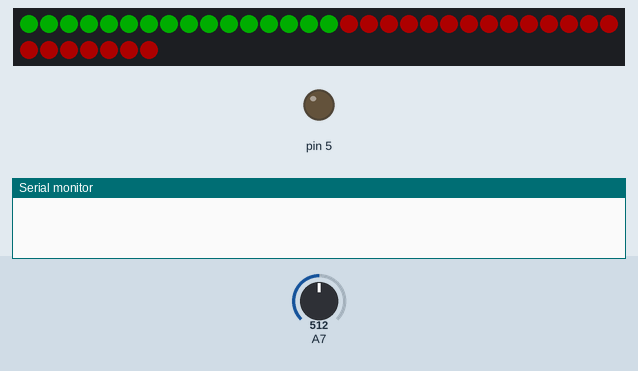
Recording of a sketch running on a simulated Arduino Nano, built with avr-gcc and run on an emulated ATmega328P. Parts: 37 RGB LEDs in strip order, left to right, continuing on the next row, output pins drawn as LEDs (lit = HIGH), the last lines printed to the serial monitor. The test bench sets the inputs (shaded band); at power-on: A7 = 512. Dim RGB values are drawn brighter than linear; the strip is taken to match the declared colour order.

Above: at 0.7 s.
At 5.45 s:
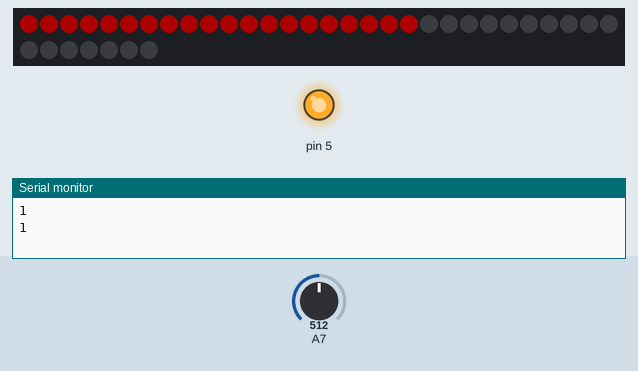
At 6.29 s:
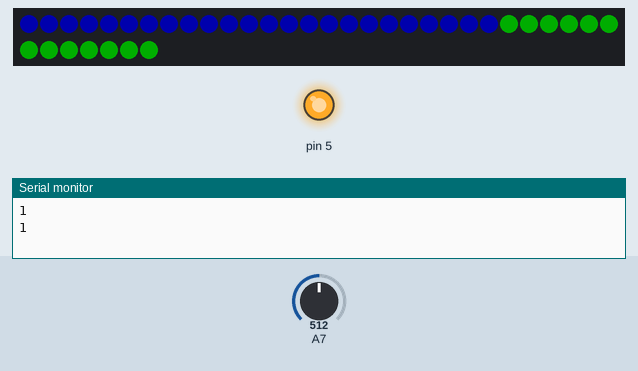
At 39.72 s:
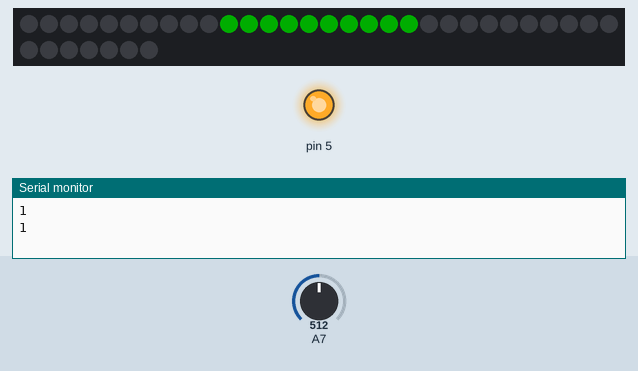
Timing chart, 0 to 40.0 s (numbered marks = the images above):
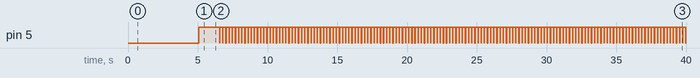

The sketch:

laser_detector.ino
```cpp
int BG_level = 0;

int AchtergrondLicht = 0;
int LaserActief = 0;
int verschil;


//neopixel

#include <Adafruit_NeoPixel.h>

#define LED_PIN 7
#define LED_COUNT 37
#define BRIGHTNESS 50  // NeoPixel brightness, 0 (min) to 255 (max)
Adafruit_NeoPixel strip(LED_COUNT, LED_PIN, NEO_RGB + NEO_KHZ800);

uint32_t color;

int knipper = 0;
int vertraging = 0;
int verveel_level;

uint32_t ikverveelme = millis();


/*************************************
************   SETUP  ****************
*************************************/


void setup() {
  Serial.begin(9600);


  strip.begin();  // INITIALIZE NeoPixel strip object (REQUIRED)
  strip.show();
  strip.setBrightness(BRIGHTNESS);

  color = strip.Color(255, 0, 0);
  //Serial.println(color);
  for (int i = 0; i < LED_COUNT; i++) {
    strip.setPixelColor(i, color);
    strip.show();
    delay(10);
  }

  color = strip.Color(0, 255, 0);
  //Serial.println(color);
  for (int i = 0; i < LED_COUNT; i++) {
    strip.setPixelColor(i, color);
    strip.show();
    delay(10);
  }
  color = strip.Color(0, 0, 255);
  //Serial.println(color);
  for (int i = 0; i < LED_COUNT; i++) {
    strip.setPixelColor(i, color);
    strip.show();
    delay(10);
  }

  for (int i = 0; i < LED_COUNT; i++) {
    strip.setPixelColor(i, 0);
    strip.show();
    delay(100);
  }


  pinMode(5, OUTPUT);
  digitalWrite(5, HIGH);
}


void effects(int effect) {

  /*
    for (int i=0; i<(LED_COUNT*3); i++ ) {

    strip.getPixelColor((i+1) % LED_COUNT);


    }
  */

  color = strip.Color(255, 0, 0);
  //Serial.println(color);
  for (int i = 0; i < LED_COUNT; i++) {
    strip.setPixelColor(i, color);
    strip.show();
    delay(10);
  }

  color = strip.Color(0, 255, 0);
  //Serial.println(color);
  for (int i = 0; i < LED_COUNT; i++) {
    strip.setPixelColor(i, color);
    strip.show();
    delay(10);
  }
  color = strip.Color(0, 0, 255);
  //Serial.println(color);
  for (int i = 0; i < LED_COUNT; i++) {
    strip.setPixelColor(i, color);
    strip.show();
    delay(10);
  }

  strip.clear();
  strip.show();
}


/*

int ledwrap(int lednr) {
  if (lednr < 0) return lednr = lednr + LED_COUNT;
  if (lednr >= LED_COUNT) return lednr = lednr - LED_COUNT;

}


/*
void turnled() {

  int color;

  strip.clear();

  //strip.setPixelColor()

}

*/

int LaserDetect() {

  // Meet achtergrondlicht

  int AchtergrondLicht = 0;
  int LaserActief = 0;
  digitalWrite(5, LOW);  //laser uit
  for (int i = 0; i < 10; i++) {
    AchtergrondLicht += analogRead(A7);
    delay(1);
  }
  AchtergrondLicht = AchtergrondLicht / 10;

  // Meet laser

  digitalWrite(5, HIGH);  //laser aan
  for (int i = 0; i < 10; i++) {
    LaserActief += analogRead(A7);
    delay(1);
  }
  LaserActief = LaserActief / 10;

  // verschil

  int verschil = AchtergrondLicht - LaserActief;

  return verschil;
}


int wachteffect(int v_level, int tempo) {

  int return_tempo = tempo;

  switch (v_level) {
      case 1:
        if (tempo > 30) {
          color = strip.Color(255, 0, 0);
          strip.clear();
          for (int j = 0; j < 6; j++) {
            strip.setPixelColor(((knipper + (j * 6)) % 37), color);
          }

          knipper++;
          knipper = knipper % 37;
          strip.show();
          return_tempo=0;
        }
        break;
      case 2:
        if (tempo > 5) {
          strip.clear();
          color = strip.Color(128, 255, 0);
          for (int j = 0; j < 6; j++) {
            strip.setPixelColor(37-((knipper + (j * 6)) % 37), color);
          }

          knipper++;
          knipper = knipper % 37;
          strip.show();
          return_tempo = 0;
        }

        break;

      case 3:
        if (tempo > 5) {
          strip.clear();
          color = strip.Color(0, 255, 0);
          for (int j = 0; j < 6; j++) {
            strip.setPixelColor(((knipper + (j * 12)) % 37), color);
            strip.setPixelColor(((38-knipper + (j * 12)) % 37), strip.Color(0, 0, 255));
          }

          knipper++;
          knipper = knipper % 37;
          strip.show();
          return_tempo = 0;
        }
        break;

      default:
        break;
    }
    return return_tempo;
}


/*************************************
************   loop  ****************
*************************************/

void loop() {

  vertraging++;

  //Serial.println(ikverveelme);
  //delay(100);

  if (millis() > ikverveelme) {
    //Serial.println("zucht");

    if (verveel_level < 3) verveel_level++;;
    ikverveelme = millis() + 60000 * 5;  //wachttijd van 5 minuten
    Serial.println(verveel_level);
  }

  vertraging=wachteffect(verveel_level, vertraging);


  if (LaserDetect() < 100) {
    Serial.println("1");
    effects(1);
    ikverveelme = millis() + 60000 * 5; //wachttijd van 5 minuten
    verveel_level = 1;
    delay(200);


    while (LaserDetect() < 100) {
      delay(100);
      color = strip.Color(0, 255, 0);
      for (int i = 10; i < 20; i++) strip.setPixelColor(i, color);
      strip.show();
      delay(100);
      strip.clear();
      strip.show();
    }
  }
}
```

Measured:
- by itself, pin 5: repeats every 0.23 s: LOW 0.01 s, HIGH 0.21 s
